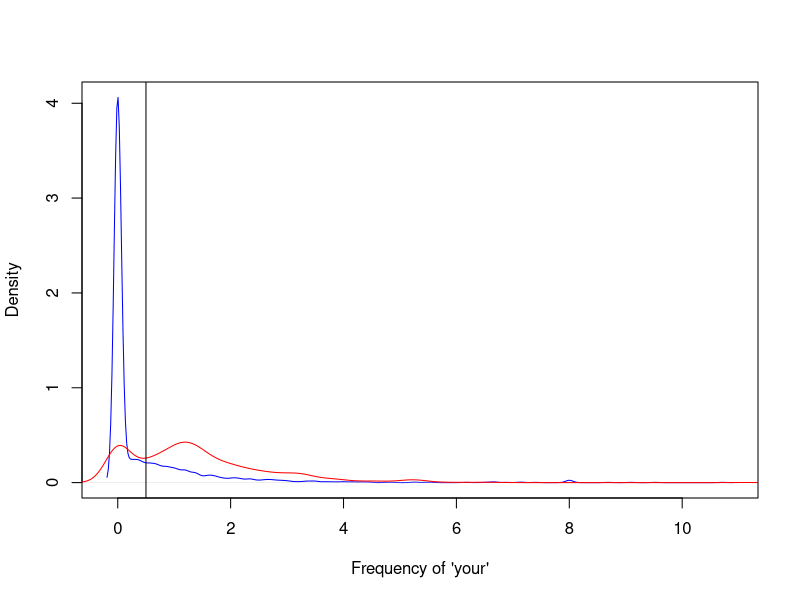
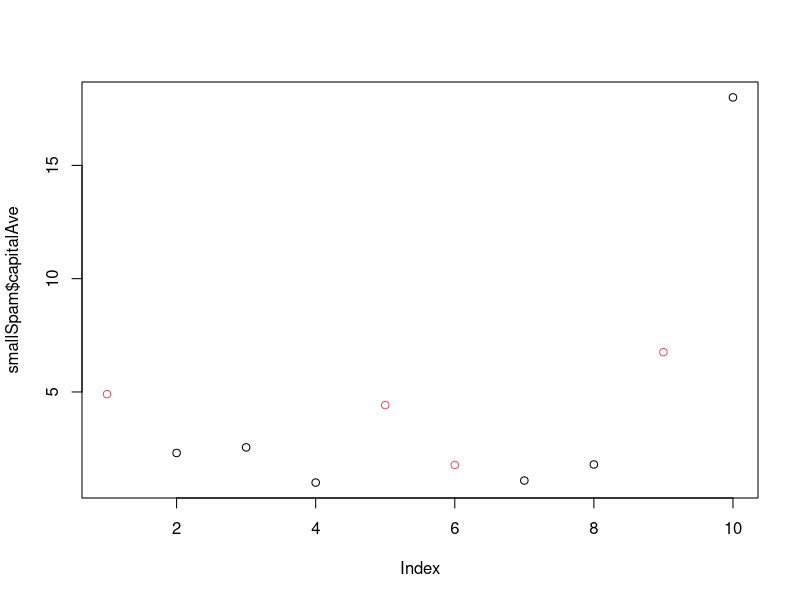

Recreate these plots in R, in order.
## ---- chunk 1
if(!require(knitr)) {
        install.packages("knitr")
        library(knitr)
} 
# library(knitr)
# knitr::opts_chunk$set(echo = TRUE)
opts_chunk$set(echo = TRUE)
## ---- chunk 2
if(!require(psych)) {
        install.packages("psych")
        library(psych)
} 
if(!require(reshape2)) {
        install.packages("reshape2")
        library(reshape2)
} 
if(!require(kernlab)) {
        install.packages("kernlab")
        library(kernlab)
} 
data("spam")
# head(spam)
colnames(spam)

## ---- chunk 3
table(spam$type)

plot (density(spam$your[spam$type == "nonspam"]), 
      col="blue",
      main="",
      xlab="Frequency of 'your'")
lines(density(spam$your[spam$type =="spam"]), col="red")
abline(v=0.5,col="black")
## ---- chunk 4
prediction <- ifelse(spam$your > 0.5,"spam","nonspam")
ptable <- table(prediction,spam$type)/length(spam$type)
# ptable
# names(ptable)
# colnames(ptable)
# rownames(ptable)
# str(ptable)
# kable(ptable)
kable(ptable, caption = "prediction (row) vs type (column)")

# # alternative
# fptable <-as.data.frame(ptable)
# kable(
#         reshape(fptable, idvar = c("prediction"), timevar = c("Var2"), direction = "wide")
# )
## ---- chunk 5
accuracy <- ptable[1,1] + ptable[2,2]
# or
accuracy <- tr((ptable))

## ---- chunk 6
library(kernlab); data(spam); set.seed(333)
smallSpam <- spam[sample(dim(spam)[1],size=10),]
spamLabel <- (smallSpam$type == "spam")*1 + 1
plot(smallSpam$capitalAve, col=spamLabel)

## ---- chunk 7
# function
rule1 <- function(x){
        prediction <- rep(NA,length(x))
        prediction[x > 2.7] <- "spam"
        prediction[x < 2.40] <- "nonspam"
        prediction[(x >= 2.40 & x <= 2.45)] <- "spam"
        prediction[(x > 2.45 & x <= 2.70)] <- "nonspam"
        return(prediction)
}
# application to the training sample
table(rule1(smallSpam$capitalAve), smallSpam$type)
## ---- chunk 8
# function
rule2 <- function(x, cutoff=2.8){
        prediction <- rep(NA,length(x))
        prediction[x > cutoff] <- "spam"
        prediction[x <= cutoff] <- "nonspam"
        return(prediction)
}
# application to the training sample
table(rule2(smallSpam$capitalAve), smallSpam$type)
## ---- chunk 9
#  rule1
tb1 <- table(rule1(spam$capitalAve), spam$type)
kable(tb1)
#  accuracy
tr(tb1)

#  rule2
tb2 <- table(rule2(spam$capitalAve), spam$type)
kable(tb2)
# accuracy
tr(tb2)
